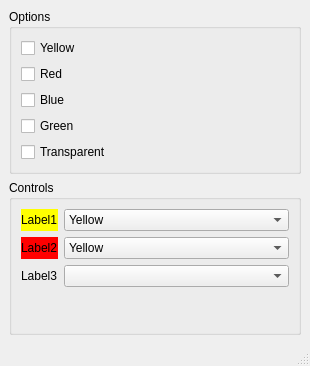
<?xml version="1.0" encoding="UTF-8"?>
<ui version="4.0">
 <class>MainWindow</class>
 <widget class="QMainWindow" name="MainWindow">
  <property name="geometry">
   <rect>
    <x>0</x>
    <y>0</y>
    <width>310</width>
    <height>366</height>
   </rect>
  </property>
  <property name="windowTitle">
   <string>MainWindow</string>
  </property>
  <widget class="QWidget" name="centralwidget">
   <layout class="QVBoxLayout" name="verticalLayout">
    <item>
     <widget class="QGroupBox" name="groupBox">
      <property name="title">
       <string>Options</string>
      </property>
      <layout class="QVBoxLayout" name="verticalLayout_2">
       <item>
        <widget class="QCheckBox" name="checkBox">
         <property name="text">
          <string>Yellow</string>
         </property>
        </widget>
       </item>
       <item>
        <widget class="QCheckBox" name="checkBox_2">
         <property name="text">
          <string>Red</string>
         </property>
        </widget>
       </item>
       <item>
        <widget class="QCheckBox" name="checkBox_3">
         <property name="text">
          <string>Blue</string>
         </property>
        </widget>
       </item>
       <item>
        <widget class="QCheckBox" name="checkBox_5">
         <property name="text">
          <string>Green</string>
         </property>
        </widget>
       </item>
       <item>
        <widget class="QCheckBox" name="checkBox_4">
         <property name="text">
          <string>Transparent</string>
         </property>
        </widget>
       </item>
      </layout>
     </widget>
    </item>
    <item>
     <widget class="QGroupBox" name="groupBox_2">
      <property name="title">
       <string>Controls</string>
      </property>
      <layout class="QFormLayout" name="formLayout">
       <item row="0" column="0">
        <widget class="QLabel" name="label">
         <property name="autoFillBackground">
          <bool>false</bool>
         </property>
         <property name="styleSheet">
          <string notr="true">QLabel { background-color : yellow; }</string>
         </property>
         <property name="text">
          <string>Label1</string>
         </property>
        </widget>
       </item>
       <item row="1" column="0">
        <widget class="QLabel" name="label_2">
         <property name="styleSheet">
          <string notr="true">QLabel { background-color : red; }</string>
         </property>
         <property name="text">
          <string>Label2</string>
         </property>
        </widget>
       </item>
       <item row="2" column="0">
        <widget class="QLabel" name="label_3">
         <property name="text">
          <string>Label3</string>
         </property>
        </widget>
       </item>
       <item row="0" column="1">
        <widget class="QComboBox" name="comboBox">
         <item>
          <property name="text">
           <string>Yellow</string>
          </property>
         </item>
         <item>
          <property name="text">
           <string>Red</string>
          </property>
         </item>
         <item>
          <property name="text">
           <string>Blue</string>
          </property>
         </item>
        </widget>
       </item>
       <item row="1" column="1">
        <widget class="QComboBox" name="comboBox_2">
         <item>
          <property name="text">
           <string>Yellow</string>
          </property>
         </item>
         <item>
          <property name="text">
           <string>Red</string>
          </property>
         </item>
         <item>
          <property name="text">
           <string>Blue</string>
          </property>
         </item>
        </widget>
       </item>
       <item row="2" column="1">
        <widget class="QComboBox" name="comboBox_3"/>
       </item>
      </layout>
     </widget>
    </item>
   </layout>
  </widget>
  <widget class="QMenuBar" name="menubar">
   <property name="geometry">
    <rect>
     <x>0</x>
     <y>0</y>
     <width>310</width>
     <height>26</height>
    </rect>
   </property>
  </widget>
  <widget class="QStatusBar" name="statusbar"/>
 </widget>
 <resources/>
 <connections/>
</ui>
